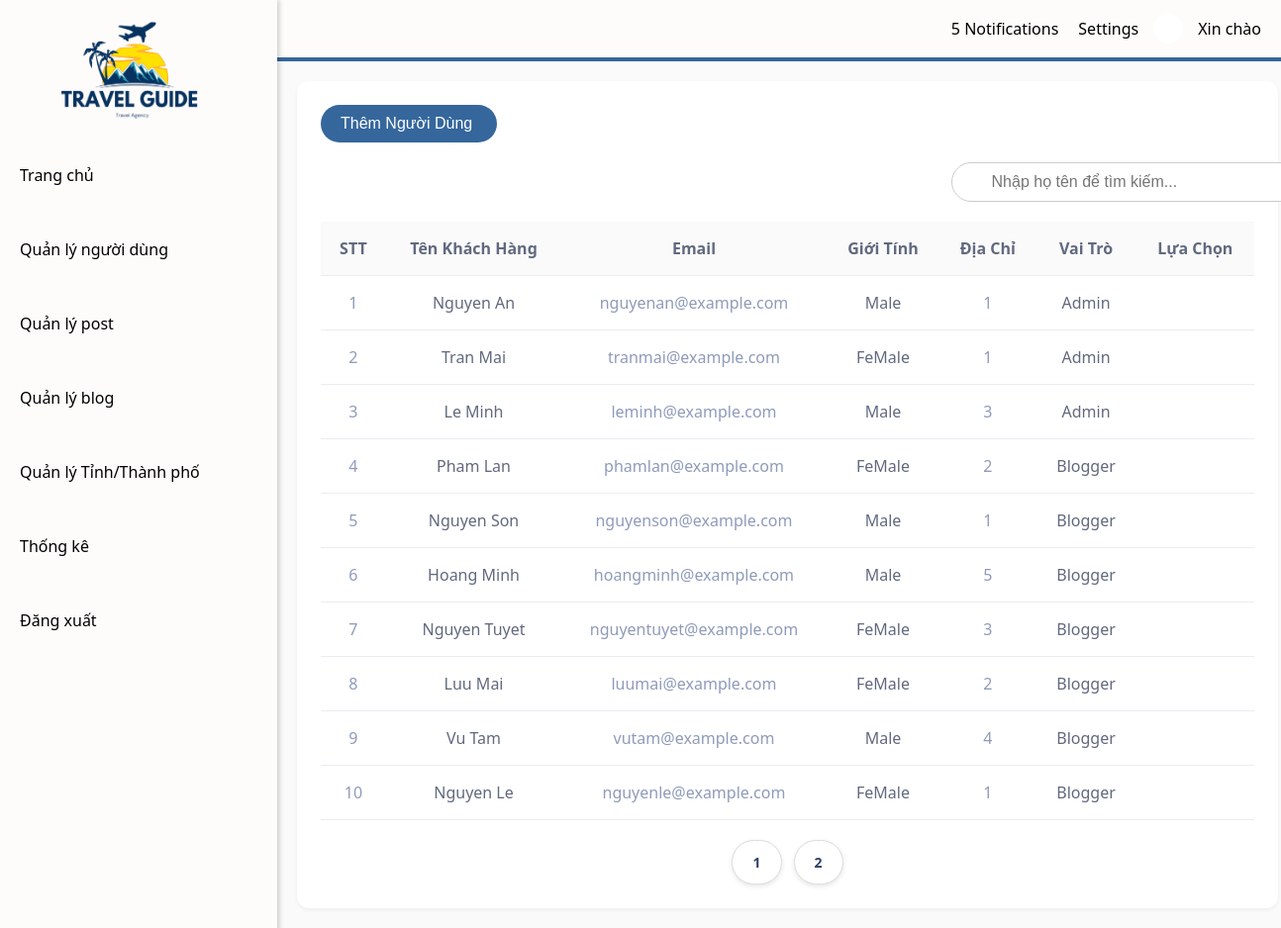
The page /src/Views/admin/user_management.php on the database its author committed.
### tables this page shows
CREATE TABLE users (
  userID INT AUTO_INCREMENT PRIMARY KEY,
  userName VARCHAR(50) NOT NULL,
  pass_word VARCHAR(255) NOT NULL,
  address_ VARCHAR(250) NOT NULL,
  role_ VARCHAR(50) NOT NULL,
  email VARCHAR(50) NOT NULL UNIQUE,
  gender VARCHAR(10) NOT NULL,
  status BOOLEAN NOT NULL DEFAULT TRUE
);

### src/Controllers/adminController.php (called while the page is built, shortened)
<?php
include_once __DIR__ . "/../config/config.php";
class AdminController{
    private Config $conn;
    public function __construct()
    {
        $this->conn = new Config();
    }
    public function getAllUsers(){
        $sql = "SELECT * FROM users";
        $get_query = mysqli_query($this->conn->connect(),$sql);
        return $get_query;
    }
    public function getUserOfPage($Start, $litmit){
        $sql = "SELECT * FROM users  LIMIT $Start, $litmit";
        $get_query = mysqli_query($this->conn->connect(),$sql);
        return $get_query;
    }
}
?>

### src/config/config.php (called while the page is built, shortened)
<?php
class Config {
    public function connect() {
        $hostname = "localhost";
        $username = "root";
        $password = "";
        $dbname = "vietnamtravel";
        $this->conn = mysqli_connect($hostname, $username, $password, $dbname) or die("Lỗi kết nối Database");
        return $this->conn;
    }
}

### src/Views/admin/user_management.php (the view, shortened to what this page needs)
<!DOCTYPE html>
<html lang="en">
<head>
    <link rel="stylesheet" href="../../../public/css/Admin/user_management.css">
    <link rel="stylesheet" href="../../../public/css/sidebar.css">
    <link rel="stylesheet" href="../../../public/css/navbar.css">
</head>
<body>
<?php
    include_once "../../Controllers/adminController.php";
    $adController = new AdminController();
    $listUser = $adController->getAllUsers();
    $limit= 10;
    $stt = 1;
    $CountData = mysqli_num_rows($listUser);
    $countPage = ceil($CountData/$limit);
    if (isset($_GET['page'])) {
        $page = $_GET['page'];
    } else {
        $page = 1;
    }
    $Start = ($page - 1) * $limit;
    $userOfPage = $adController->getUserOfPage($Start,$limit);
?>
<div class="main-content">
    <div class="customer-management">
        <button class="add-user-btn" id="openpopup1">
            Thêm Người Dùng <ion-icon style="margin-left: 5px;" name="add-circle-outline"></ion-icon>
        </button>
        <div class="search-container">
            <input type="text" placeholder="Nhập họ tên để tìm kiếm..." class="search-bar">
        </div>
        <div class="table-wrapper">
            <table>
                <thead>
                    <tr>
                        <th>STT</th>
                        <th>Tên Khách Hàng</th>
                        <th>Email</th>
                        <th>Giới Tính</th>
                        <th>Địa Chỉ</th>
                        <th>Vai Trò</th>
                        <th>Lựa Chọn</th>
                    </tr>
                </thead>
                <tbody id="customer-table-body">
                <?php
                    if(mysqli_num_rows($userOfPage)>0){
                        while($user = mysqli_fetch_array($userOfPage)){
                            ?>
                            <tr>
                                <td><?php echo $stt++ ?></td>
                                <td><?php echo $user['userName'] ?? 'Lỗi Hiển Thị'?></td>
                                <td><?php echo $user['email'] ?? 'Lỗi Hiển Thị'?></td>
                                <td><?php echo $user['gender'] ?? 'Lỗi Hiển Thị'?></td>
                                <td><?php echo $user['address_'] ?? 'Lỗi Hiển Thị'?></td>
                                <td><?php echo $user['role_'] ?? 'Lỗi Hiển Thị'?></td>
                                <td class="action-btn-frame">
                                    <button class="action-btn edit" id="edit-btn" onclick="editUser(<?php echo $user['userID']?>)">
                                    </button>
                                    <button class="action-btn delete" id="delete-btn" onclick="<?php ?>">
                                    </button>
                                </td>
                            </tr>
                            <?php
                        }
                    }
                ?>
                </tbody>
            </table>
            <div class="pagination">
                <?php
                    for ($i = 1; $i <= $countPage; $i++) {
                        echo "<a class='page-btn' href='?page=$i'>$i</a>";
                    }
                ?>
            </div>
        </div>
    </div>
</div>
</body>
</html>

### public/css/Admin/user_management.css (style rules this page uses)
body { font-family: system-ui, -apple-system, BlinkMacSystemFont, 'Segoe UI', Roboto, Oxygen, Ubuntu, Cantarell, 'Open Sans', 'Helvetica Neue', sans-serif; margin: 0; padding: 0; background-color: #f6f9ff; overflow-x: hidden; }
.main-content { margin-left: 280px; padding: 20px; background-color: #FAFAFB; min-height: 100vh; width: calc(100% - 280px); }
.customer-management { background-color: white; width: 93%; border-radius: 12px; padding: 24px; box-shadow: 0 2px 4px rgba(0, 0, 0, 0.05); }
.add-user-btn { padding: 10px 20px; border: none; border-radius: 20px; cursor: pointer; font-size: 16px; display: flex; align-items: center; background-color: #35679C; color: #fff; margin-bottom: 20px; }
.search-container { position: relative; width: 100%; max-width: 300px; margin-left: 67.5%; margin-bottom: 20px; }
.search-bar { width: 100%; padding: 10px 40px; border: 1px solid #ccc; border-radius: 20px; font-size: 1rem; }
.table-wrapper { background: white; border-radius: 12px; width: 100%; }
table { width: 100%; border-collapse: separate; border-spacing: 0; }
thead { background-color: #FAFAFB; }
th, td { padding: 16px; text-align: center; border-bottom: 1px solid #EBECF2; color: #61697e; }
tbody tr { transition: all 0.2s ease; }
td:first-child, td:nth-child(3), td:nth-child(5) { color: #8F9BBA; }
td:last-child { gap: 8px; }
.action-btn { border: none; background: none; }
.action-btn-frame { margin-left: 50px; }
.pagination { display: flex; justify-content: center; align-items: center; gap: 12px; margin-top: 20px; }
.page-btn { background-color: #ffffff; border: 1px solid #ddd; padding: 12px 20px; border-radius: 25px; cursor: pointer; font-weight: bold; color: #304067; transition: background-color 0.3s ease, color 0.3s ease; font-size: 14px; box-shadow: 0 2px 5px rgba(0, 0, 0, 0.1); text-decoration-line: none; }

### rows shown on the page
users: userName "Nguyen An", email "nguyenan@example.com", gender "Male", address_ "1", role_ "Admin"
users: userName "Tran Mai", email "tranmai@example.com", gender "FeMale", address_ "1", role_ "Admin"
users: userName "Le Minh", email "leminh@example.com", gender "Male", address_ "3", role_ "Admin"
users: userName "Pham Lan", email "phamlan@example.com", gender "FeMale", address_ "2", role_ "Blogger"
users: userName "Nguyen Son", email "nguyenson@example.com", gender "Male", address_ "1", role_ "Blogger"
users: userName "Hoang Minh", email "hoangminh@example.com", gender "Male", address_ "5", role_ "Blogger"
users: userName "Nguyen Tuyet", email "nguyentuyet@example.com", gender "FeMale", address_ "3", role_ "Blogger"
users: userName "Luu Mai", email "luumai@example.com", gender "FeMale", address_ "2", role_ "Blogger"
users: userName "Vu Tam", email "vutam@example.com", gender "Male", address_ "4", role_ "Blogger"
users: userName "Nguyen Le", email "nguyenle@example.com", gender "FeMale", address_ "1", role_ "Blogger"
